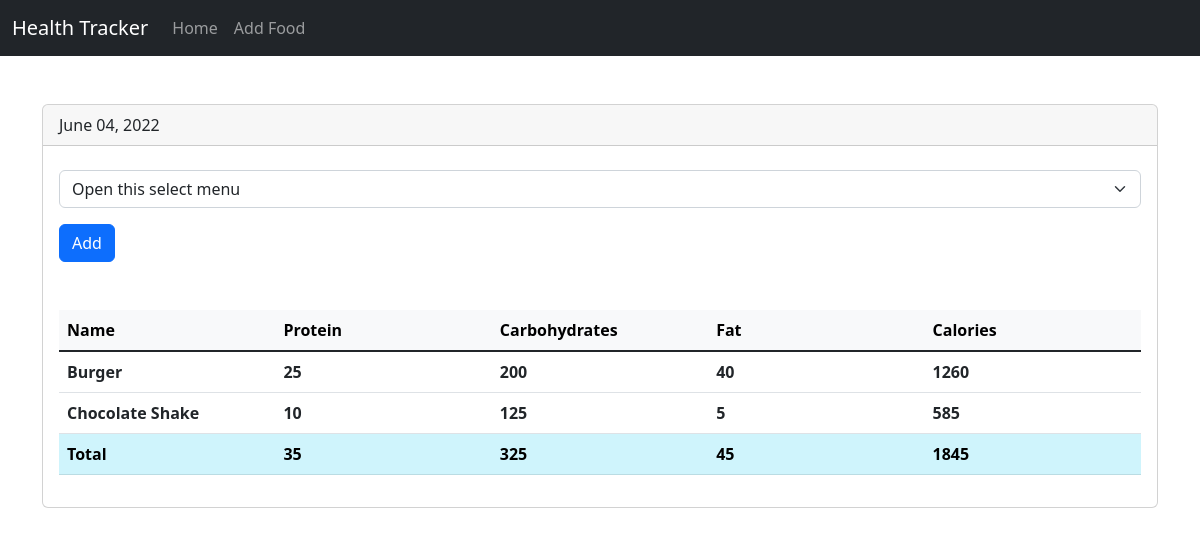
The app's page /view/20220604 with its own data.
### tables this page shows
CREATE TABLE food(
    id integer primary key autoincrement,
    name text not null,
    protein integer not null,
    carbohydrates integer not null,
    fat integer not null,
    calories integer not null
);

### app.py (the view)
@app.route("/view/<date>", methods=['GET','POST'])
def view(date):
    db = get_db()
    cur = db.execute('select id,entry_date from log_date where entry_date = ?', [date])
    date_result = cur.fetchone()
    if request.method == 'POST':
        db.execute('insert into food_date (food_id,log_date_id) values (?,?)',[request.form['food-select'],date_result['id']])
        db.commit()
    d = datetime.strptime(str(date_result['entry_date']), '%Y%m%d')
    pretty_date = datetime.strftime(d, '%B %d, %Y')
    food_cur = db.execute('select id,name from food')
    food_result = food_cur.fetchall()
    log_cur = db.execute(''' select food.name,
                                    food.protein,
                                    food.carbohydrates,
                                    food.fat,
                                    food.calories
                                    from log_date
                                    join food_date on food_date.log_date_id = log_date.id
                                    join food on food.id = food_date.food_id
                                    where log_date.entry_date = ?''',[date])
    log_result = log_cur.fetchall()
    totals = {}
    totals['protein'] = 0
    totals['carbohydrates'] = 0
    totals['fat'] = 0
    totals['calories'] = 0
    for food in log_result:
        totals['protein'] += food['protein']
        totals['carbohydrates'] += food['carbohydrates']
        totals['fat'] += food['fat']
        totals['calories'] += food['calories']
    return render_template('day.html',entry_date=date_result['entry_date'],pretty_date=pretty_date,food=food_result, log_result=log_result, total=totals)

### database.py (called while the page is built)
def connect_db():
    sql = sqlite3.connect('e:/FlaskProject/HealthTracker/food_log.db')
    sql.row_factory = sqlite3.Row
    return sql

def get_db():
    if not hasattr(g, 'sqlite3_db'):
        g.sqlite_db = connect_db()
        return g.sqlite_db

### templates/day.html (shortened to what this page needs)
{% extends 'base.html' %}
{% block body %}
<div class="card mt-5">
    <div class="card-header">
      {{ pretty_date }}
    </div>
    <div class="card-body">
        <div class="mt-2 mb-5 g-col-8">
            <form action="{{ url_for('view', date=entry_date) }}" method="POST">
                <select class="form-select" aria-label="Default select example" name="food-select">
                    <option selected>Open this select menu</option>
                  </select>
                <button type="submit" class="btn btn-primary mt-3">Add</button>
            </form>
        </div>
        <table class="table align-middle">
            <thead class="table-light">
                <tr>
                    <th class="col-2">Name</th>
                    <th class="col-2">Protein</th>
                    <th class="col-2">Carbohydrates</th>
                    <th class="col-2">Fat</th>
                    <th class="col-2">Calories</th>
                </tr>
            </thead>
            <tbody class="table-group-divider">
                {% for food in log_result %}
                <tr>
                    <th>{{ food.name }}</th>
                    <th>{{ food.protein }}</th>
                    <th>{{ food.carbohydrates }}</th>
                    <th>{{ food.fat }}</th>
                    <th>{{ food.calories }}</th>
                </tr>
                {% endfor %}
            </tbody>
            <tfoot class="table-info">
                <tr>
                    <th>Total</th>
                    <th>{{total.protein}}</th>
                    <th>{{total.carbohydrates}}</th>
                    <th>{{total.fat}}</th>
                    <th>{{total.calories}}</th>
                </tr>
            </tfoot>
        </table>
    </div>
</div>
{% endblock body %}

### records on screen
food: name "Burger", protein "25", carbohydrates "200", fat "40", calories "1260"
food: name "Chocolate Shake", protein "10", carbohydrates "125", fat "5", calories "585"

### other values on screen
{{ pretty_date }} "June 04, 2022"
{{ total.protein }} "35"
{{ total.carbohydrates }} "325"
{{ total.fat }} "45"
{{ total.calories }} "1845"
